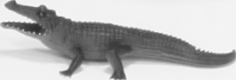
#> input picture Exercises_week_3/crocodile.png, 236 x 80 px
$ jupyter execute --allow-errors 'Exercise 1 - Template Matching.ipynb'
#> lines starting #> are read from the running program, lines starting #| are printed output that depends on the picture
# Template matching

[cell 1]
import cv2
from matplotlib import pyplot as plt

plt.gray()

The goal of template matching is to find the location of a template image in a larger image. Thus to perform template matching, or block matching, we initially need an image containing some feature (e.g. an object) to locate.
For this exercise we will be using one of the images of a playtable and for simplicity we will be focusing on single channel images (grayscale images).

[cell 2]
img = cv2.imread("playtable_left.png")

#> (the rest of this cell did not finish here and is left out)

The second thing we need is a template containing the features or object that we are interested in locating.

[cell 3]
template = cv2.imread('crocodile.png')
#> template is the input picture: shape (80, 236, 3); min 45, max 249, mean 185
# Though the template is saved as a single channel (grayscale) image, it is loaded as a 3 channel image with identical channels.
# Therefore we can just take any of the three channels
template = template[...,0]
#> template: shape (80, 236)
plt.imshow(template)

With both an image and a template, we can perform template matching to locate the crocodile in the large playtable image.

## Exercise 1.1
We will use a normalized cross correlation as a similarity metric defined [here](https://docs.opencv.org/4.x/df/dfb/group__imgproc__object.html#ga3a7850640f1fe1f58fe91a2d7583695d).

#> (a cell that did not finish here is left out)

What does the above image tell us?

We can use the minMaxLoc() function to find the location which best matches our template and draw a rectangle around it.

#> (a cell that did not finish here is left out)

## Exercise 1.2
Use template matching to locate the orange bucket in the center-right side of `playtable_left.png`

[cell 6]
#template = cv2.imread('bin_temp.png')
template = cv2.imread('bin.png')
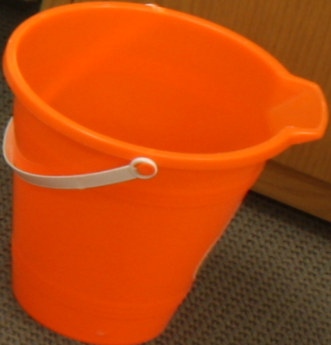
#> input picture Exercises_week_3/bin.png, 331 x 345 px
#> template is the input picture: shape (345, 331, 3); mean B, G, R 12.8, 70.1, 184.1
template = cv2.cvtColor(template, cv2.COLOR_BGR2RGB)
# Though the template is saved as a single channel (grayscale) image, it is loaded as a 3 channel image with identical channels.
# Therefore we can just take any of the three channels
template = template[...,0]
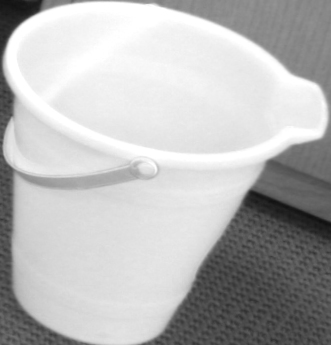
#> template: shape (345, 331); min 15, max 255, mean 184.1
plt.imshow(template)
